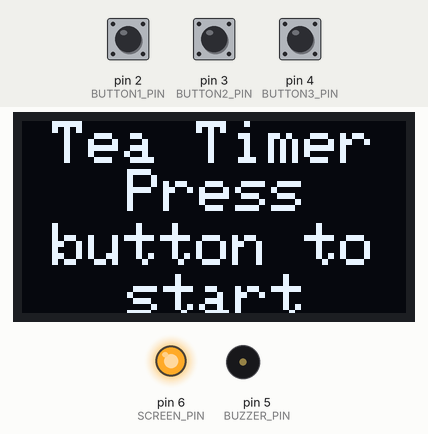
Recording of a sketch running on a simulated Arduino Uno, built with avr-gcc and run on an emulated ATmega328P. Parts: 128×64 one-colour display, output pins drawn as LEDs (lit = HIGH), buzzer (waves = sounding, pin HIGH). The test bench sets the inputs (shaded band); at power-on: pin 2 (BUTTON1_PIN) HIGH, pin 3 (BUTTON2_PIN) HIGH, pin 4 (BUTTON3_PIN) HIGH. Sleep ends after the set time or at an interrupt.

Above: at 1.4 s.
1.5 s: pin 2 (BUTTON1_PIN) pulled LOW for 0.15 s
At 2.1 s:
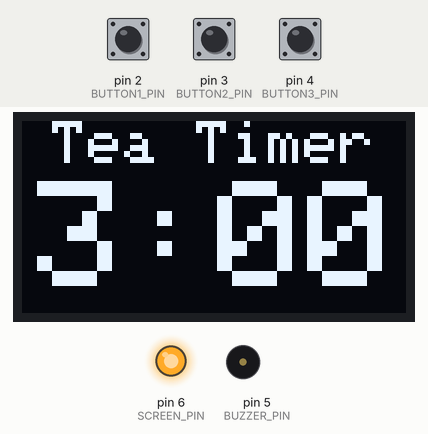
4.6 s: pin 3 (BUTTON2_PIN) pulled LOW for 1 s
At 5.17 s:
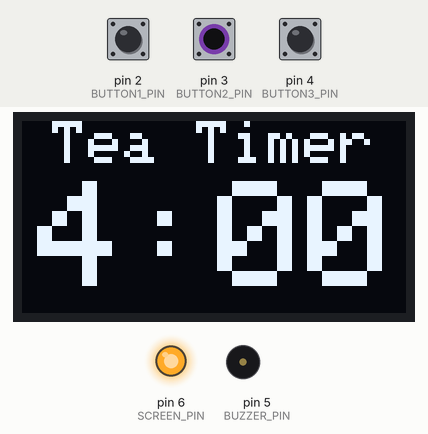
7.1 s: pin 4 (BUTTON3_PIN) pulled LOW for 1 s
At 7.24 s:
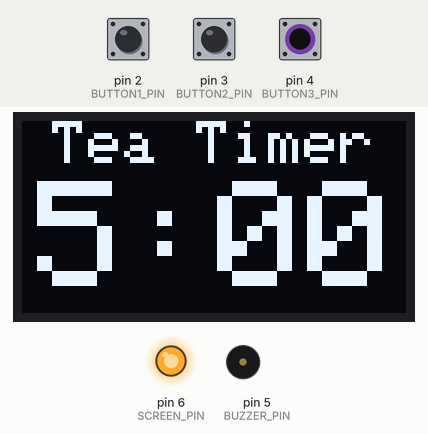
9.6 s: pin 3 (BUTTON2_PIN) pulled LOW for 0.15 s
At 11.4 s:
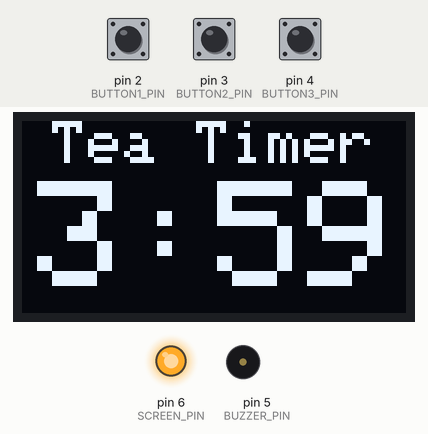
12.7 s: pin 4 (BUTTON3_PIN) pulled LOW for 3.2 s
At 17.8 s:
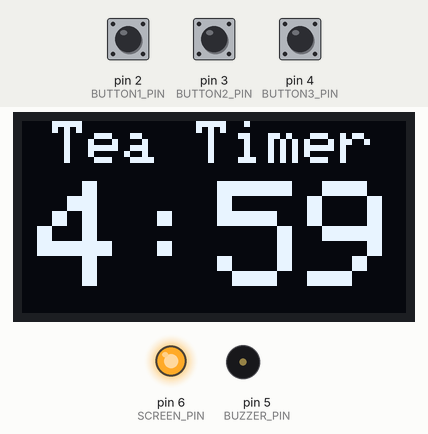
18.5 s: pin 2 (BUTTON1_PIN) pulled LOW for 1 s
At 30.4 s:
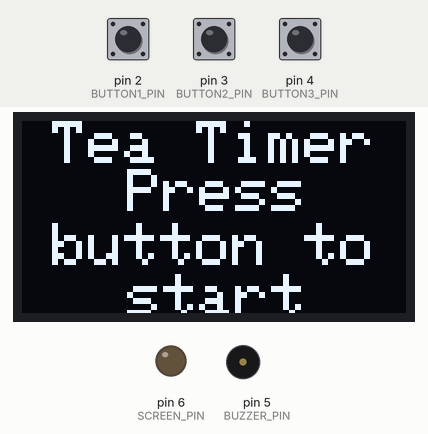
Timing chart, 0 to 31.1 s (numbered marks = the images above; inputs shaded):
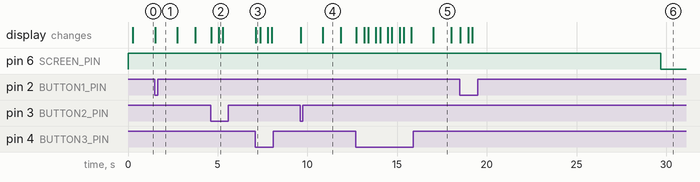

The sketch:

tea_timer.ino
```cpp
#include <SPI.h>
#include <Wire.h>
#include <Adafruit_GFX.h>
#include <Adafruit_SSD1306.h>
#include <avr/sleep.h>

/**
 * Blinking interval when time is over
 */
#define BLINKING_TIME   500

#define TIME_BEFORE_SLEEP  (10 * 1000)

/**
 * Blinking interval when time is over
 */
#define BUZZER_PIN      5
#define SCREEN_PIN      6

#define BUTTON1_PIN     2
#define BUTTON2_PIN     3
#define BUTTON3_PIN     4

/**
 * Size of yellow band at top of OLED display
 */
#define HEADER_SIZE 16

Adafruit_SSD1306 display;

#if (SSD1306_LCDHEIGHT != 64)
#error "Height incorrect, please fix Adafruit_SSD1306.h!"
#endif

void wakeHandler()
{

}

void setup()
{
	pinMode(BUZZER_PIN, OUTPUT);
	pinMode(SCREEN_PIN, OUTPUT);
	pinMode(BUTTON1_PIN, INPUT_PULLUP);
	pinMode(BUTTON2_PIN, INPUT_PULLUP);
	pinMode(BUTTON3_PIN, INPUT_PULLUP);

	digitalWrite(SCREEN_PIN, HIGH);
	delay(200);
	Serial.begin(9600);

	// by default, we'll generate the high voltage from the 3.3v line internally! (neat!)
	display.begin(SSD1306_SWITCHCAPVCC, 0x3C);
}

static void displayIdle()
{
	display.clearDisplay();
	display.setTextSize(2);
	display.setTextColor(WHITE);
	display.setCursor(10,0);
	display.println("Tea Timer");
	display.setCursor(35, HEADER_SIZE);
	display.println("Press");
	display.setCursor(10, (HEADER_SIZE + 1) * 2);
	display.println("button to");
	display.setCursor(35, (HEADER_SIZE + 1) * 3);
	display.println("start");
	display.display();
}

static void displayTime(unsigned long timeout)
{
	String t;
	display.fillRect(0, HEADER_SIZE, display.width(), display.height() - HEADER_SIZE, BLACK);
	display.setCursor(5,HEADER_SIZE + 4);

	t = String(timeout / 60);
	t = t + ":";
	if (timeout % 60 < 10)
		t = t + "0";
	t = t + String(timeout % 60);

	display.println(t);
	display.display();
}

/* Get pressed button
 * No debouncing at all... */
static int buttonPress()
{
	if (digitalRead(BUTTON1_PIN) == LOW)
		return 1;
	if (digitalRead(BUTTON2_PIN) == LOW)
		return 2;
	if (digitalRead(BUTTON3_PIN) == LOW)
		return 3;

	return 0;
}

/* Run and display the timer */
static int runTimer(long timeout)
{
	display.setTextSize(5);
	unsigned long current_millis = 0;
	displayTime(timeout);
	delay(200);
	while (timeout >= 0) {
		if (buttonPress() != 0)
			return 1;
		if ((millis() - current_millis) < 1000)
			continue;
		current_millis = millis();
		displayTime(timeout);
		timeout--;
	}
	delay(1000);

	return 0;
}

/* Display end of timer signal and enable buzzer */
static void endOfTimer()
{
	unsigned long current_millis = millis();
	int blink_state = 1;

	/* End of timer, display blinking time and enable buzzer */
	display.clearDisplay();
	display.setTextSize(2);
	display.setTextColor(WHITE);
	display.setCursor(10,0);
	display.println("Finish !");
	display.display();

	display.setTextSize(5);
	while (buttonPress() == 0) {
		if ((millis() - current_millis) < 500)
			continue;

		current_millis = millis();

		if (blink_state == 0) {
			display.fillRect(0, HEADER_SIZE, display.width(), display.height() - HEADER_SIZE, BLACK);
			display.display();
			noTone(BUZZER_PIN);
		} else {
			displayTime(0);
			tone(BUZZER_PIN, 1000);
		}

		blink_state = blink_state ? 0 : 1;
	}
	noTone(BUZZER_PIN);
}

static void sleepTimer()
{
	/* Prepare for sleeping */
	delay(100);
	digitalWrite(SCREEN_PIN, LOW);
	attachInterrupt(digitalPinToInterrupt(BUTTON1_PIN), wakeHandler, LOW);
	attachInterrupt(digitalPinToInterrupt(BUTTON2_PIN), wakeHandler, LOW);

	/* zzzzzzzzzZZZZZZZZZZzzzzzzzzzzzzz */
	set_sleep_mode(SLEEP_MODE_PWR_DOWN);
	sleep_enable();
	sleep_mode();

	/* Wake up from sleep */
	sleep_disable();
	detachInterrupt(digitalPinToInterrupt(BUTTON1_PIN));
	detachInterrupt(digitalPinToInterrupt(BUTTON2_PIN));

	/* Wake up screen ! */
	digitalWrite(SCREEN_PIN, HIGH);
	delay(200);
	display.begin(SSD1306_SWITCHCAPVCC, 0x3C);
	displayIdle();
}

void loop()
{
  unsigned long start_millis;
	long timeout = 2 * 60;
	int button;
	int ret;

	displayIdle();
	delay(400);
	start_millis = millis();
	do {
		button = buttonPress();
		/* Put micro in sleep if idle for too much time */
		if ((millis() - start_millis) >= TIME_BEFORE_SLEEP) {
			sleepTimer();
			start_millis = millis();
		}
	} while(button == 0);

	/* Start the timer according to the rpessed button */
	ret = runTimer(timeout + button * 60);
	if (ret)
		return;

	endOfTimer();
}
```

Measured:
- after the input at 1.5 s, the display: changes at once (image 1)
- after the input at 4.6 s, the display: first changes at once (image 2 shows a later state)
- after the input at 7.1 s, the display: changes at once (image 3)
- after the input at 9.6 s, the display: first changes at once (image 4 shows a later state)
- after the input at 12.7 s, the display: first changes at once (image 5 shows a later state)
- after the input at 18.5 s, pin 6 (SCREEN_PIN): HIGH → LOW after 11.2 s; the display: changes at once (image 6)
- what the display in image 4 shows lasts 1.0 s, from 10.9 s to 11.9 s
